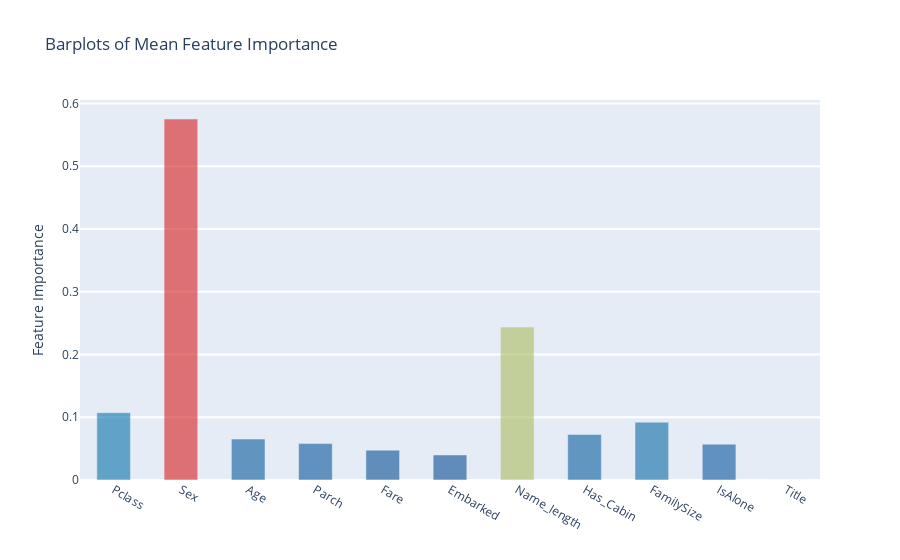

This figure's notebook cell:
### Markdown cell above
### Plotly Barplot of Average Feature Importances
  
Having obtained the mean feature importance across all our classifiers, we can plot them into a Plotly bar plot as follows:

### Code cell
y = feature_dataframe['mean'].values
x = feature_dataframe['features'].values
data = [go.Bar(x=x,
               y=y,
               width=0.5,
               marker=dict(
                   color=feature_dataframe['mean'].values,
                   colorscale='Portland',
                   reversescale=False
               ),
               opacity=0.6
               )]

layout = go.Layout(
    autosize=True,
    title='Barplots of Mean Feature Importance',
    hovermode='closest',
    # xaxis=dict(
    #     title='Pop',
    #     ticklen=5,
    #     zeroline=False,
    #     gridwidth=2,
    # ),
    yaxis=dict(
        title='Feature Importance',
        ticklen=5,
        gridwidth=2
    ),
    showlegend=False,
)
fig = go.Figure(data=data, layout=layout)
fig.update_layout(coloraxis_showscale=True)
py.iplot(fig, filename='bar-direct-labels')

### Figure 1 — Plotly figure (JSON) as saved in the notebook; plotly's stock layout.template omitted (floating-point values rounded to 4 significant figures)
{"data": [{"marker": {"color": [0.1072, 0.5752, 0.06525, 0.05803, 0.04758, 0.03989, 0.2437, 0.0726, 0.09199, 0.05712, 0], "colorscale": [[0, "rgb(12,51,131)"], [0.25, "rgb(10,136,186)"], [0.5, "rgb(242,211,56)"], [0.75, "rgb(242,143,56)"], [1, "rgb(217,30,30)"]], "reversescale": false}, "opacity": 0.6, "type": "bar", "width": 0.5, "x": ["Pclass", "Sex", "Age", "Parch", "Fare", "Embarked", "Name_length", "Has_Cabin", "FamilySize", "IsAlone", "Title"], "y": [0.1072, 0.5752, 0.06525, 0.05803, 0.04758, 0.03989, 0.2437, 0.0726, 0.09199, 0.05712, 0]}], "layout": {"autosize": true, "coloraxis": {"showscale": true}, "hovermode": "closest", "showlegend": false, "title": {"text": "Barplots of Mean Feature Importance"}, "yaxis": {"gridwidth": 2, "ticklen": 5, "title": {"text": "Feature Importance"}}}}
